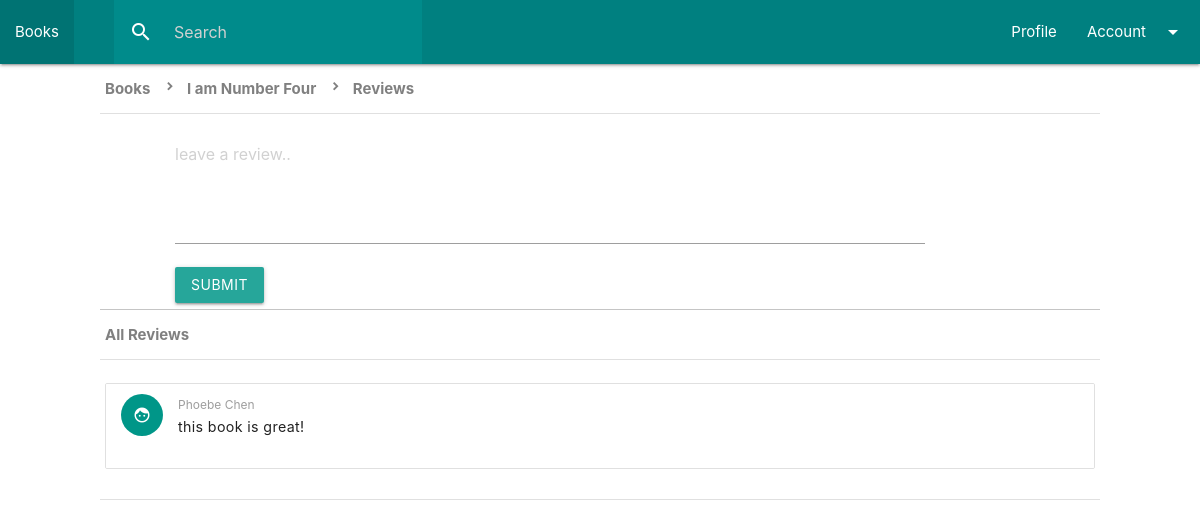
/catalog/books/1/review/ (signed in), run on an earlier commit of the app's database.
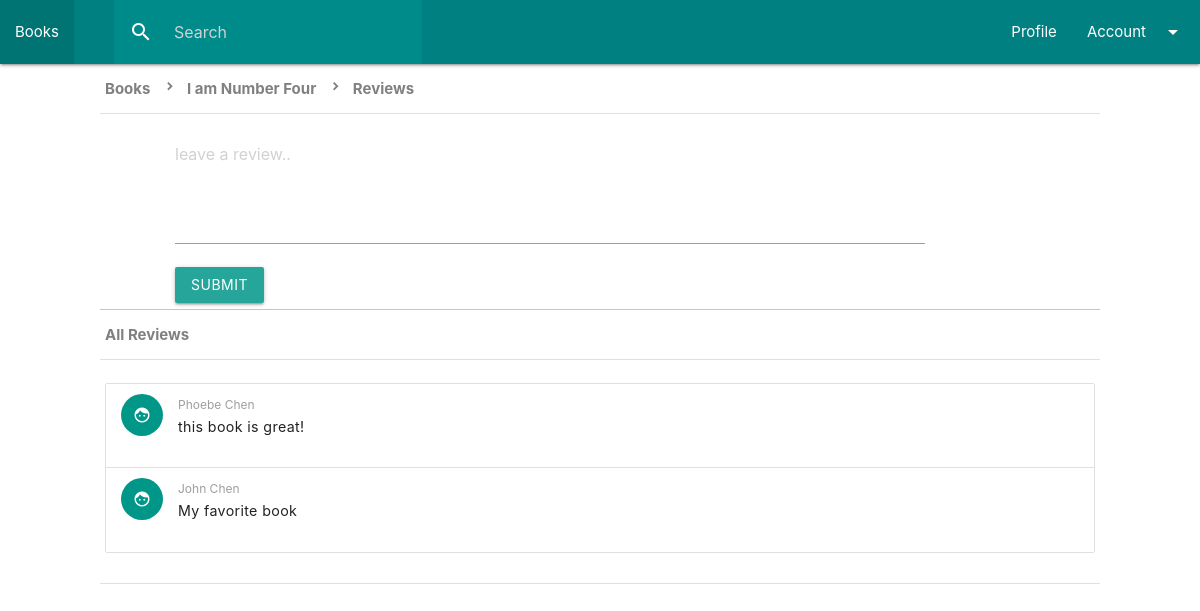
And on a later commit of the database.
### catalog/models.py (models this page shows)
class BookReview(models.Model):
	id = models.UUIDField(primary_key=True, default=uuid.uuid4, editable=False)
	book = models.ForeignKey(Book, on_delete=models.CASCADE)
	user = models.ForeignKey(Account, on_delete=models.SET_NULL, null = True)
	text = models.TextField(max_length=1000)

### account/models.py (models this page shows)
class Account(AbstractUser):
    idnum = models.IntegerField(verbose_name='ID Number', unique=True, default=0000)

### account/decorators.py (the view)
    def wrapper(request, *args, **kwargs):
        if 'guest' in request.session:
            return function(request, *args, **kwargs)
        teacher_or_student = Account.objects.filter(pk=request.user.id, groups__name='Teacher/Student').exists()
        if not teacher_or_student:  # if not coach redirect to home page
            return HttpResponseRedirect(reverse('home'))
        else:
            return function(request, *args, **kwargs)

### catalog/templatetags/auth_extras.py (called while the page is built)
@register.filter(name='has_group')
def has_group(user, group_name):
    group = Group.objects.get(name=group_name)
    return True if group in user.groups.all() else False

### catalog/views.py (called while the page is built)
@guest_or_teacher_student_required
def review(request, pk):
    if request.method == 'POST':
        reviewBook(request, pk)
    book= Book.objects.get(id=pk)
    review = BookReview.objects.filter(book=book)
    return render(request, "catalogv2/bookreview.html", {'review': review, 'book': book, "id": book.id})

### catalog/templates/catalogv2/bookreview.html (shortened to what this page needs)
{% extends "catalogv2/main.html"%}
{% load auth_extras %}
{% block content%}
            <table style="margin: auto; max-width: 1000; min-width: 550px;">
                <tr><th>
                    <a  href="{% url 'books' %}" class="breadcrumb">Books</a>
                    <a  href="{% url 'instance' book.id %}" class="breadcrumb">{{book.title}}</a>
                    <a href="" class="breadcrumb">Reviews</a>
                </th></tr>
                        {% if user.is_authenticated and user|has_group:"Teacher/Student" %}
                        <tr style="margin: 0px; padding: 0px; overflow-x: hidden">
                        <td>
                            <div style="margin: auto; max-height: 150px; width: 850px; ">
                            <form method = "POST" >
                            <div class="input-field col s5"  style="max-height: 150px; width: 850px; ">
                            <textarea id="textarea2" class="materialize-textarea validate"
                            style="max-height: 150px; height: 100px; width: 750px; padding: 0px; overflow-y: auto"
                            data-length="1000" name="review"
                             placeholder="leave a review.." value = "" required aria-required></textarea>
                            </div>
                            <div style="margin: auto"><input class="btn" type="submit" value = "Submit"/></div>
                            </form>
                            </div>
                        </td>
                        <tr>
                        {% endif %}
                        <tr><th>All Reviews</th></tr>
                        <tr><td>
                            <ul class="collection">
                                {% for i in review%}
                                <li class="collection-item avatar">
                                <i class="large material-icons teal circle">face</i>
                                <label>{{i.user.first_name}} {{i.user.last_name}}</label><br>
                                <p>{{i.text}}</p>
                                </li>
                                {% endfor%}
                            </ul>
                        </td></tr>
         </table>
{% endblock%}

What changed in the data, as far as the page shows it:
added BookReview: user.first_name "John", user.last_name "Chen", text "My favorite book"
